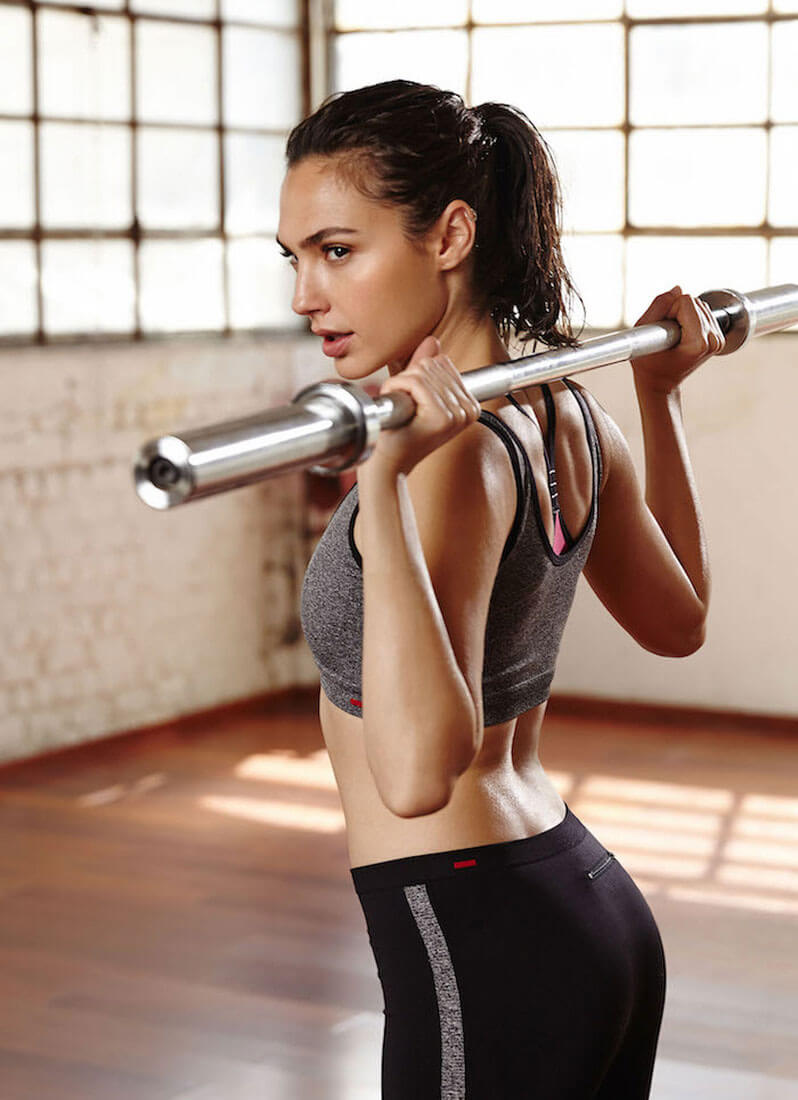
#> input picture Ejemplos/Manipulacion Basica/GalGadot.jfif, 798 x 1100 px
$ python '1.- ImageOpenAndSave.py'
#> lines starting #> are read from the running program, lines starting #| are printed output that depends on the picture; after the words box and inside, x2 and y2 are one past the last pixel; in counts of white or black regions, pixels touching at a corner belong together
import cv2
import numpy as np

ImagenColor = cv2.imread("GalGadot.jfif")
#> ImagenColor is the input picture: shape (1100, 798, 3); mean B, G, R 133.3, 145.2, 167.2
ImagenGray = cv2.imread("GalGadot.jfif", 0)
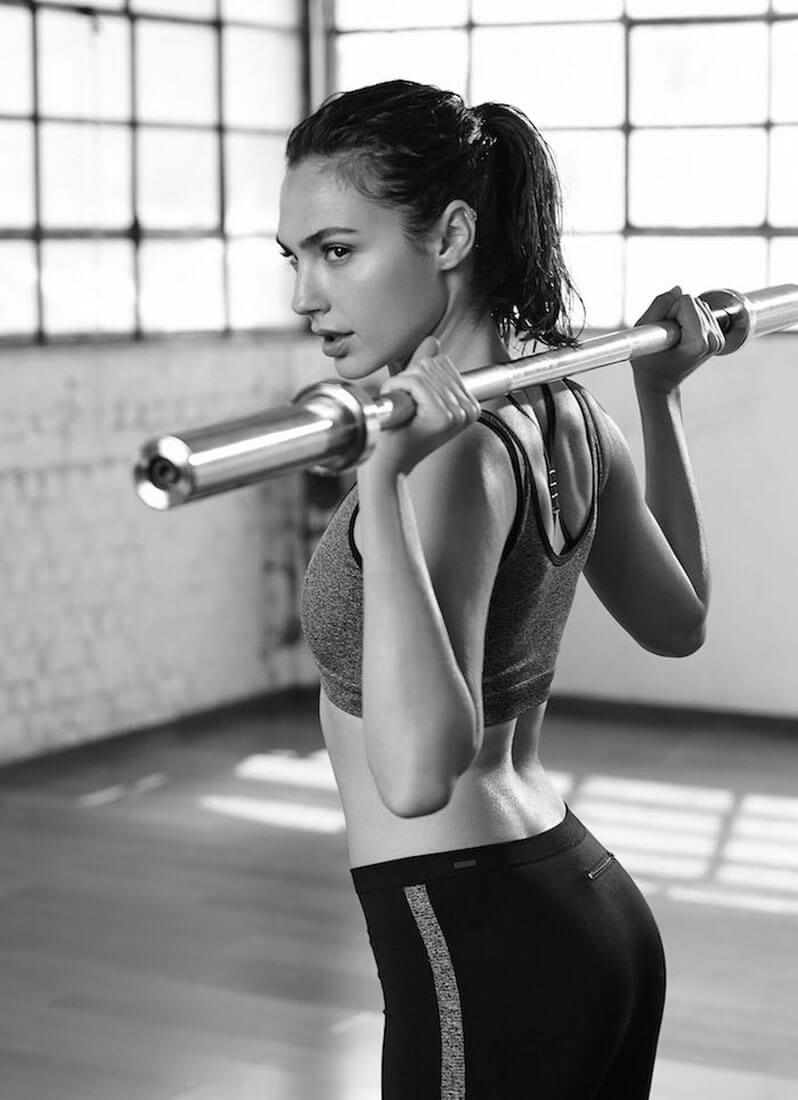
#> ImagenGray: shape (1100, 798); min 0, max 255, mean 150.4

font = cv2.FONT_HERSHEY_SIMPLEX
cv2.putText(ImagenColor,'Texto En Rojo->',(100,100), font, 0.5,(0,0,255),1,cv2.LINE_AA)
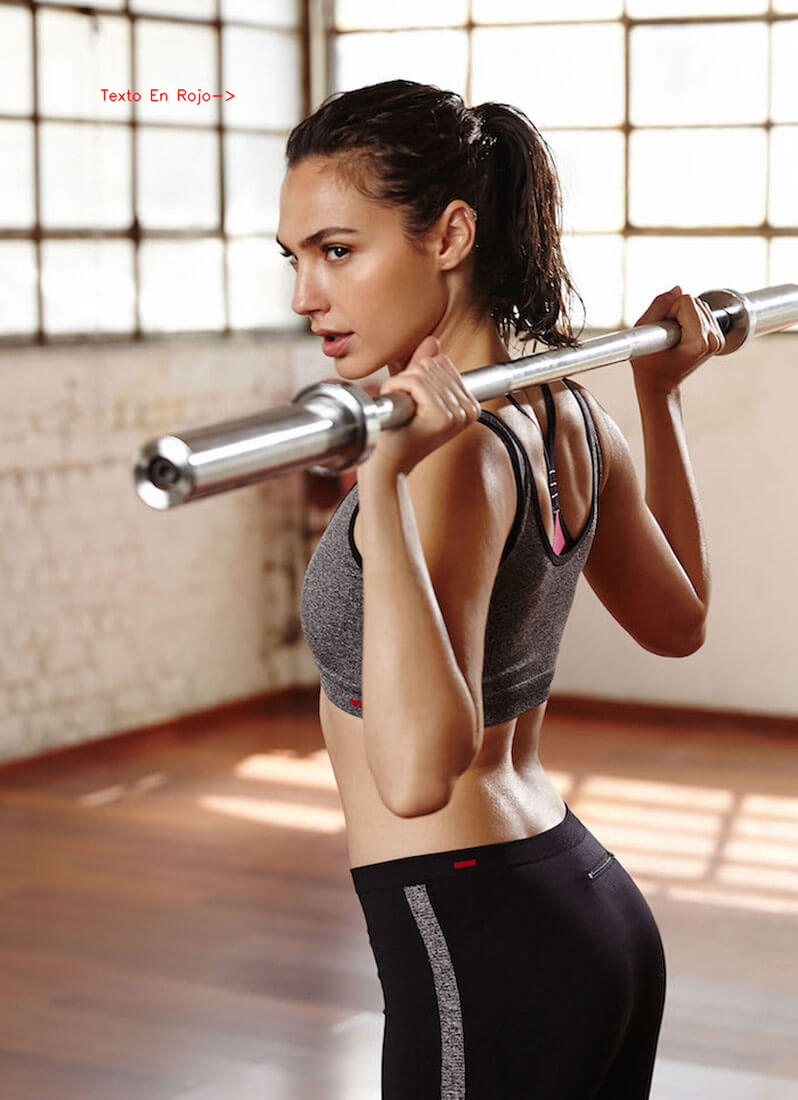
#> ImagenColor: shape (1100, 798, 3); 0.09% of pixels changed, all inside (x1, y1, x2, y2) = (100, 88, 235, 106)
cv2.putText(ImagenGray,'Texto En Gris->',(100,100), font, 0.5,128,1,cv2.LINE_AA)
#> ImagenGray: shape (1100, 798); 0.08% of pixels changed, all inside (x1, y1, x2, y2) = (100, 88, 230, 102)

cv2.imshow('GalGadot Color',ImagenColor)
cv2.imshow('GalGadot Grises',ImagenGray)


cv2.waitKey(0)
cv2.imwrite('Grises.jpg',ImagenGray)
cv2.destroyAllWindows()
